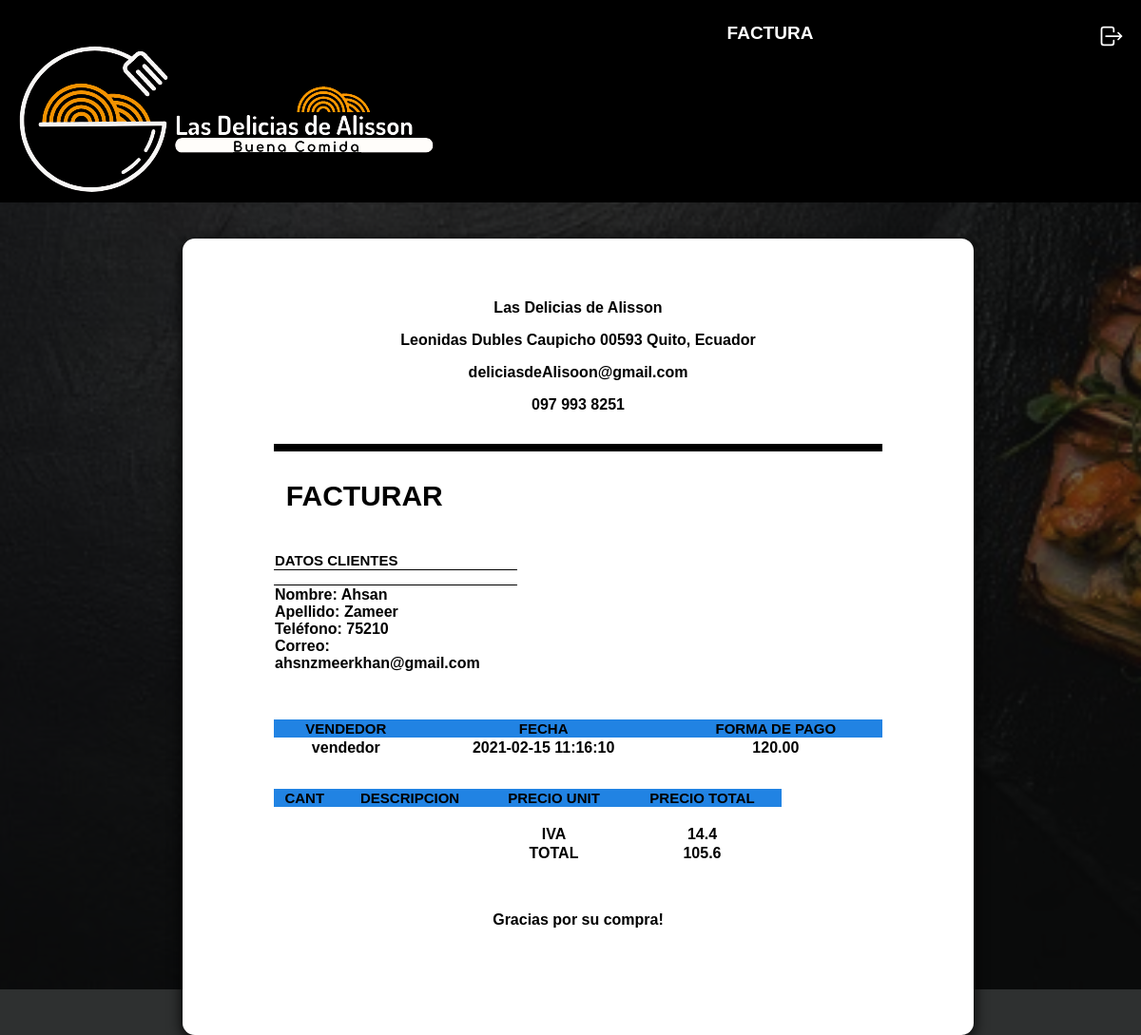
The app's page /pedido-prueba/factura.php?id=1 with its own data.
### tables this page shows
CREATE TABLE `orders` (
  `id` int(11) NOT NULL AUTO_INCREMENT,
  `Nombre` varchar(255) NOT NULL,
  `Apellido` varchar(255) NOT NULL,
  `Correo` varchar(255) NOT NULL,
  `Direccion` varchar(255) NOT NULL,
  `Barrio` varchar(255) DEFAULT NULL,
  `Sector` varchar(255) NOT NULL,
  `Lugar` varchar(255) NOT NULL,
  `Telefono` varchar(255) DEFAULT NULL,
  `precio_total` float(6,2) NOT NULL DEFAULT '0.00',
  `orden_estado` varchar(255) NOT NULL,
  `created_at` datetime DEFAULT NULL,
  `updated_at` datetime DEFAULT NULL,
  PRIMARY KEY (`id`)
);

### pedido-prueba/factura.php (the view, shortened to what this page needs)
<!DOCTYPE html>
<html lang="en">
<?php
    $id = $_GET['id'];
    $id = filter_var($id, FILTER_VALIDATE_INT);
    $db= conectarDB();
    $categoriaV="SELECT * FROM orders";
    $resultadoV= mysqli_query($db,$categoriaV);
    $consulta = "SELECT * FROM orders WHERE id = ${id}";
    $resultado = mysqli_query($db, $consulta);
    $propiedad = mysqli_fetch_assoc($resultado);
    $nombre = $propiedad['Nombre'];
    $apellido = $propiedad['Apellido'];
    $correo = $propiedad['Correo'];
    $telefono = $propiedad['Telefono'];
    $preciototal = $propiedad['precio_total'];
    $created = $propiedad['created_at'];
?>
<head>
    <link rel="stylesheet" href="pedido.css">
</head>
<body class="bodyF" body topmargin="0 ">
            <div class="ctn">
                <p>
                    <img src="../../img/logo.png" style="float:left " alt=" " class="logo" class="title"><b>FACTURA</b>
                    <a href="crear.php" style="float:right ; margin-right: 20px ">
                    </a>
                </p>
            </div>
<body>
<div style="position:relative; top:3rem;">
    <form class="stylebody">
        <header>
            <div id="datos" style="position:relative; top:-3rem;">
                    <p style="text-align:center"><b>Las Delicias de Alisson</b></p>
                    <p style="text-align:center"><b>Leonidas Dubles Caupicho 00593 Quito, Ecuador</b></p>
                    <p style="text-align:center"><b>deliciasdeAlisoon@gmail.com</b></p>
                    <p style="text-align:center"><b>097 993 8251</b></p>
            </div>
            <hr style="position:relative; top:-2rem;" size="8px" color="black"/>
            <div id="fact" style="position:relative; top:-3rem;">
                <h2>FACTURAR</h2>
            </div>
        </header>
        <br>
        <section>
            <div>
                <table id="facliente" style="position:relative; top:-2rem;">
                    <thead>
                        <tr>
                            <th id="fac" >DATOS CLIENTES</th>
                        </tr>
                    </thead>
                    <tbody style="position:relative; top:1rem;">
                        <tr>
                            <th id="cliente">Nombre: <?php echo $nombre; ?><br> Apellido: <?php echo $apellido; ?><br>Teléfono: <?php echo $telefono; ?><br>Correo: <?php echo $correo; ?></td>
                        </tr>
                    </tbody>
                </table>
            </div>
        </section>
        <br>
        <section>
            <div>
                <table id="facvendedor">
                    <thead>
                        <tr id="fv">
                            <th>VENDEDOR</th>
                            <th>FECHA</th>
                            <th>FORMA DE PAGO</th>
                        </tr>
                    </thead>
                    <tbody>
                        <tr>
                            <th>vendedor</th>
                            <th><?php echo $created; ?></th>
                            <th><?php echo $preciototal; ?></th>
                        </tr>
                    </tbody>
                </table>
            </div>
        </section>
        <br>
        <section>
            <div>
                <table id="facarticulo">
                    <thead>
                        <tr id="fa">
                            <th>CANT</th>
                            <th>DESCRIPCION</th>
                            <th>PRECIO UNIT</th>
                            <th>PRECIO TOTAL</th>
                        </tr>
                    </thead>
                    <tbody>
                        <tr>
                        <?php while($propiedad = mysqli_fetch_assoc($resultadoV)):?>
                            <td><?php echo $propiedad['qty']; ?></td>
                            <td><?php echo $propiedad['product_name']; ?></td>
                            <td><?php echo $propiedad['product_price']; ?></td>
                            <td><?php echo $propiedad['product_price']; ?></td>
                        <?php endwhile; ?>
                        </tr>
                    </tbody>
                    <tfoot style="position:relative; top:1rem;">
                        <tr>
                            <th></th>
                            <th></th>
                            <th>IVA</th>
                            <?php $iva =  $preciototal*0.12?>
                            <th><?php echo $iva; ?></th>
                        </tr>
                        <tr>
                            <th></th>
                            <th></th>
                            <th>TOTAL</th>
                            <th><?php echo $preciototal - $iva; ?></th>
                        </tr>
                    </tfoot>
                </table>
            </div>
        </section>
        <br>
        <br>
        <footer>
            <div id="gracia">
                <p><b>Gracias por su compra!</b></p>
            </div>
        </footer>
</div>
</body>
</body>
</html>

### pedido-prueba/pedido.css (style rules this page uses)
body { background: url(bg.jpg) no-repeat center top; background-size: cover; display: flex; flex-direction: column; }
body { font-family: Arial, sans-serif; }
#datos { float: center; margin-top: 0%; margin-left: 2%; margin-right: 2%; font-size: 16px; }
#fact { float: left; margin-top: 2%; margin-left: 2%; margin-right: 2%; font-size: 20px; }
section { clear: left; }
#cliente { text-align: left; }
#facliente { width: 40%; border-collapse: collapse; border-spacing: 0; margin-bottom: 15px; }
#fac, #fv, #fa { color: #000000; font-size: 15px; }
#facliente thead { padding: 20px; text-align: left; border-bottom: 1px solid #000000; }
#facvendedor { width: 100%; border-collapse: collapse; border-spacing: 0; margin-bottom: 15px; }
#facvendedor thead { padding: 20px; background: #2183E3; text-align: center; border-bottom: 1px solid #FFFFFF; }
#facarticulo { width: 100%; border-collapse: collapse; border-spacing: 0; margin-bottom: 15px; }
#facarticulo thead { padding: 20px; background: #2183E3; text-align: center; border-bottom: 1px solid #FFFFFF; }
#gracia { text-align: center; }
.stylebody { background-color: rgb(46, 48, 48); background-blend-mode: soft-light; width: 100%; height: 100%; color:rgb(0, 0, 0); width: min(40rem,100%); margin:0 auto; padding: 6rem; background-color: rgb(255, 255, 255); -webkit-box-shadow: 0px 5px 15px 0px rgb(0, 0, 0); -moz-box-shadow: 0px 5px 15px 0px rgb(0, 0, 0); box-shadow: 0px 5px 15px 0px rgb(0, 0, 0); border-radius: .8rem; }
.bodyF { background-color: rgb(46, 48, 48); background-blend-mode: soft-light; width: 100%; height: 100%; color:rgb(0, 0, 0); }
.ctn { width: 100%; max-width: 2500px; text-align: center; color: white; font-size: 19px; padding: 05px; margin: -10px; margin-top: 0px; background: black; }

### records on screen
orders: Nombre "Ahsan", Apellido "Zameer", Telefono "75210", Correo "ahsnzmeerkhan@gmail.com", created_at "2021-02-15 11:16:10", precio_total "120.00", precio_total "14.4", $preciototal-$iva "105.6"
